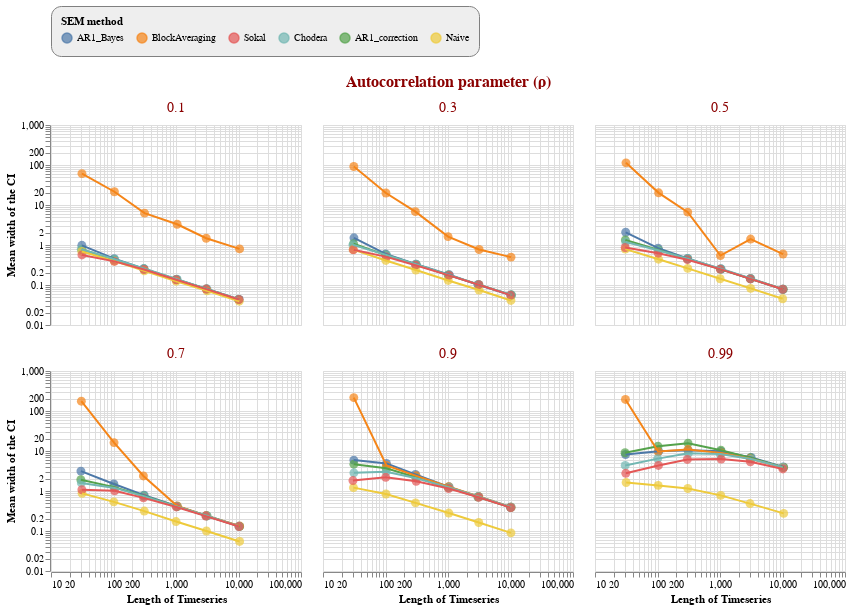

Source (notebook cell):
### Markdown cell above
# However
it might be more appropriate just to plot the means, and/or the medians:

### Code cell
data2 = pd.DataFrame(results.groupby(['methodName', 'timeSeriesLength', 'trueRho'])['ci_size'].mean()).reset_index()

# the base chart
base = alt.Chart(data2).transform_calculate(
    x_jittered = '0.05*random()*datum.timeSeriesLength+datum.timeSeriesLength',
    ymin = "datum.confIntLow",#"(1.95996*datum.std / 100)",
    ymax = "datum.confIntHigh",#"(1.95996*datum.std / 100)",
)

sort=['AR1_Bayes', 'BlockAveraging', 'Sokal', 'Chodera', 'AR1_correction', 'Naive']
col = alt.Color('methodName:N', sort=sort, legend=alt.Legend(title="SEM method"))

selector = alt.selection_single(
        fields=['methodName'],
        empty='all',
        bind='legend')
opacity = alt.condition(selector, alt.value(1.0), alt.value(0.5))

#generate the scatter points:
points = base.mark_point(filled=True).add_selection(selector).encode(
    x=alt.X('x_jittered:Q',scale=alt.Scale(type='log'),title='Length of Timeseries'),
    y=alt.Y('ci_size:Q',scale=alt.Scale(type='log'),title='Mean width of the CI'),
    size=alt.value(80),
    color=alt.condition(selector, col, alt.value('lightgrey')))
#    color=alt.Color('methodName', legend=alt.Legend(title="SEM method")))

selector = alt.selection_single(
        fields=['methodName'],
        empty='all',
        bind='legend')
opacity = alt.condition(selector, alt.value(1.0), alt.value(0.5))
#generate the scatter points:
line = base.mark_line().add_selection(selector).encode(
    x=alt.X('x_jittered:Q'),
    y=alt.Y('ci_size:Q'),
    color=alt.condition(selector, col, alt.value('lightgrey')))

chart = alt.layer(
    
  points,
  line
    
).properties(
    width=250,
    height=200
    ).facet(facet=alt.Facet('trueRho:N',title='Autocorrelation parameter (ρ)'), columns=3)


chart = chart.configure_header(titleColor='darkred',
                       titleFontSize=16,
                      labelColor='darkred',
                      labelFontSize=14)

chart = chart.configure_legend(
    strokeColor='gray',
    fillColor='#EEEEEE',
    padding=10,
    cornerRadius=10,
    orient='top'
)


chart.interactive()

### Figure 1 — Vega-Lite specification as saved in the notebook (floating-point values rounded to 4 significant figures; data arrays with more than 128 entries replaced by an {"elided": "..."} marker saying what was removed)
{"config": {"view": {"continuousWidth": 400, "continuousHeight": 300}, "header": {"labelColor": "darkred", "labelFontSize": 14, "titleColor": "darkred", "titleFontSize": 16}, "legend": {"cornerRadius": 10, "fillColor": "#EEEEEE", "orient": "top", "padding": 10, "strokeColor": "gray"}}, "data": {"name": "data-07f30805fac2ca89f2ba555ea0141449"}, "facet": {"type": "nominal", "field": "trueRho", "title": "Autocorrelation parameter (ρ)"}, "spec": {"layer": [{"mark": {"type": "point", "filled": true}, "encoding": {"color": {"condition": {"type": "nominal", "field": "methodName", "legend": {"title": "SEM method"}, "sort": ["AR1_Bayes", "BlockAveraging", "Sokal", "Chodera", "AR1_correction", "Naive"], "selection": "selector009"}, "value": "lightgrey"}, "size": {"value": 80}, "x": {"type": "quantitative", "field": "x_jittered", "scale": {"type": "log"}, "title": "Length of Timeseries"}, "y": {"type": "quantitative", "field": "ci_size", "scale": {"type": "log"}, "title": "Mean width of the CI"}}, "selection": {"selector009": {"type": "single", "fields": ["methodName"], "empty": "all", "bind": "legend"}, "selector011": {"type": "interval", "bind": "scales", "encodings": ["x", "y"]}}, "transform": [{"calculate": "0.05*random()*datum.timeSeriesLength+datum.timeSeriesLength", "as": "x_jittered"}, {"calculate": "datum.confIntLow", "as": "ymin"}, {"calculate": "datum.confIntHigh", "as": "ymax"}]}, {"mark": "line", "encoding": {"color": {"condition": {"type": "nominal", "field": "methodName", "legend": {"title": "SEM method"}, "sort": ["AR1_Bayes", "BlockAveraging", "Sokal", "Chodera", "AR1_correction", "Naive"], "selection": "selector010"}, "value": "lightgrey"}, "x": {"type": "quantitative", "field": "x_jittered"}, "y": {"type": "quantitative", "field": "ci_size"}}, "selection": {"selector010": {"type": "single", "fields": ["methodName"], "empty": "all", "bind": "legend"}}, "transform": [{"calculate": "0.05*random()*datum.timeSeriesLength+datum.timeSeriesLength", "as": "x_jittered"}, {"calculate": "datum.confIntLow", "as": "ymin"}, {"calculate": "datum.confIntHigh", "as": "ymax"}]}], "height": 200, "width": 250}, "columns": 3, "$schema": "https://vega.github.io/schema/vega-lite/v4.8.1.json", "datasets": {"data-07f30805fac2ca89f2ba555ea0141449": {"elided": "216 records"}}}
